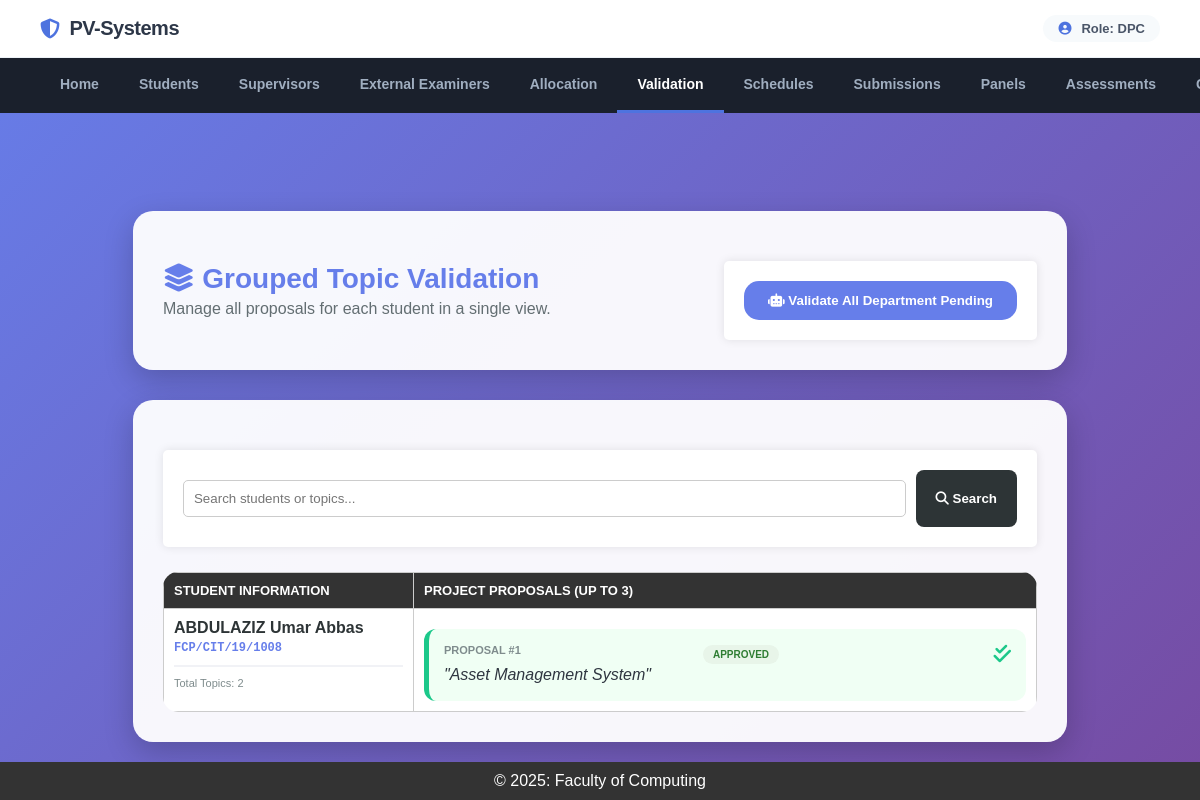
The app's page /department_project_coordinator/dpc_topic_validation.php (signed in) with its own data.
### tables this page shows
CREATE TABLE `students` (
  `id` int(11) NOT NULL,
  `reg_no` varchar(50) NOT NULL,
  `name` varchar(100) NOT NULL,
  `phone` varchar(50) NOT NULL,
  `email` varchar(60) NOT NULL,
  `faculty_id` int(11) NOT NULL,
  `department` int(11) NOT NULL,
  `first_login` tinyint(1) DEFAULT 1
);

CREATE TABLE `project_topics` (
  `id` int(11) NOT NULL,
  `topic` varchar(255) NOT NULL,
  `student_id` varchar(50) NOT NULL,
  `student_name` varchar(100) DEFAULT NULL,
  `session` varchar(50) NOT NULL,
  `status` varchar(50) DEFAULT 'pending',
  `pdf_path` varchar(255) DEFAULT NULL,
  `report_status` enum('pending','approved','rejected','not_submitted') DEFAULT 'not_submitted',
  `report_feedback` text DEFAULT NULL
);

### department_project_coordinator/dpc_topic_validation.php (the view, shortened to what this page needs)
<?php
include_once __DIR__ .'/../includes/db.php';
$stmt = $conn->prepare("SELECT department, name FROM users WHERE id = ?");
$stmt->execute([$_SESSION['user_id']]);
$user_info = $stmt->fetch(PDO::FETCH_ASSOC);
$dept_id = $user_info['department'];
$page = isset($_GET['page']) ? max(1, (int)$_GET['page']) : 1;
$limit = 10;
$offset = ($page - 1) * $limit;
$search = isset($_GET['search']) ? trim($_GET['search']) : '';
$studentQuery = "SELECT DISTINCT s.id, s.reg_no, s.name as student_name
                 FROM students s
                 JOIN project_topics pt ON s.id = pt.student_id
                 WHERE s.department = :dept";
$studentQuery .= " ORDER BY s.name ASC LIMIT :limit OFFSET :offset";
$stmt = $conn->prepare($studentQuery);
$stmt->bindValue(':dept', $dept_id);
$stmt->bindValue(':limit', $limit, PDO::PARAM_INT);
$stmt->bindValue(':offset', $offset, PDO::PARAM_INT);
$stmt->execute();
$students = $stmt->fetchAll(PDO::FETCH_ASSOC);
$all_topics = [];
if (!empty($students)) {
    $student_ids = array_column($students, 'id');
    $placeholders = str_repeat('?,', count($student_ids) - 1) . '?';
    $topicStmt = $conn->prepare("SELECT student_id, id, topic, status, pdf_path FROM project_topics WHERE student_id IN ($placeholders) ORDER BY id ASC");
    $topicStmt->execute($student_ids);
    $all_topics = $topicStmt->fetchAll(PDO::FETCH_GROUP|PDO::FETCH_ASSOC);
}
?>
<!DOCTYPE html>
<html lang="en">
<head>
    <link rel="stylesheet" href="https://cdnjs.cloudflare.com/ajax/libs/font-awesome/6.4.0/css/all.min.css">
</head>
<body>
    <?php include_once __DIR__ .'/../includes/header.php'; ?>
    </div>
    <div class="page-container">
        <div class="header-card">
            <div>
                <h1><i class="fas fa-layer-group"></i> Grouped Topic Validation</h1>
                <p style="color: #636e72; margin-top: 5px;">Manage all proposals for each student in a single view.</p>
            </div>
            <form method="POST">
                <button type="submit" name="validate_all_pending" class="btn" style="background: var(--primary); color:white; padding: 12px 24px; border-radius: 15px;">
                    <i class="fas fa-robot"></i> Validate All Department Pending
                </button>
            </form>
        </div>
        <div class="main-card">
            <form method="GET" class="search-container">
                <input type="text" name="search" class="search-input" placeholder="Search students or topics..." value="<?= htmlspecialchars($search) ?>">
                <button type="submit" class="btn" style="background: #2d3436; color:white;"><i class="fas fa-search"></i> Search</button>
            </form>
            <table>
                <thead>
                    <tr>
                        <th style="width: 250px;">Student Information</th>
                        <th>Project Proposals (Up to 3)</th>
                    </tr>
                </thead>
                <tbody>
                    <?php if (empty($students)): ?>
                        <tr><td colspan="2" style="text-align:center; padding: 60px; color: #636e72;">No student topics found.</td></tr>
                    <?php else: ?>
                        <?php foreach ($students as $s):
                            $st_topics = $all_topics[$s['id']] ?? [];
                            $hasApproved = false;
                            foreach($st_topics as $tp) if($tp['status'] === 'approved') $hasApproved = true;
                        ?>
                        <tr>
                            <td>
                                <div class="student-box">
                                    <span class="student-name"><?= htmlspecialchars($s['student_name']) ?></span>
                                    <span class="student-reg"><code><?= htmlspecialchars($s['reg_no']) ?></code></span>
                                </div>
                                <div style="font-size: 11px; color:#7f8c8d;">
                                    Total Topics: <?= count($st_topics) ?>
                                </div>
                            </td>
                            <td>
                                 <?php
                                 $display_topics = $st_topics;
                                 if ($hasApproved) {
                                     $display_topics = array_filter($st_topics, function($tp) { return $tp['status'] === 'approved'; });
                                 }
                                 foreach ($display_topics as $idx => $t): ?>
                                    <div class="topic-row <?= $t['status'] ?>">
                                        <div class="topic-content">
                                            <span style="font-weight: 700; color: #7f8c8d; font-size: 11px;">PROPOSAL #<?= $idx + 1 ?></span>
                                            <span class="topic-text">"<?= htmlspecialchars($t['topic']) ?>"</span>
                                        </div>
                                        <div style="text-align: center;">
                                            <span class="status-badge badge-<?= $t['status'] ?>"><?= $t['status'] ?></span>
                                        </div>
                                        <div style="display: flex; gap: 5px; justify-content: flex-end; align-items: start;">
                                            <?php if ($t['status'] == 'pending'): ?>
                                                <form method="POST" style="display: inline;">
                                                    <input type="hidden" name="topic_id" value="<?= $t['id'] ?>">
                                                    <button type="submit" name="validate_topic" class="btn-sm btn-check" title="Check Similarity"><i class="fas fa-shield-alt"></i></button>
                                                </form>
                                                <button type="button" onclick="handleApprove(<?= $t['id'] ?>, <?= $s['id'] ?>, '<?= addslashes(htmlspecialchars($t['topic'])) ?>')" class="btn-sm btn-approve" title="Approve"><i class="fas fa-check"></i></button>
                                                <form id="approve-form-<?= $t['id'] ?>" method="POST" style="display: none;">
                                                    <input type="hidden" name="topic_id" value="<?= $t['id'] ?>">
                                                    <input type="hidden" name="student_id" value="<?= $s['id'] ?>">
                                                    <input type="hidden" name="approve_topic" value="1">
                                                </form>
                                                <form method="POST" style="display: inline;">
                                                    <input type="hidden" name="topic_id" value="<?= $t['id'] ?>">
                                                    <button type="submit" name="reject_topic" class="btn-sm btn-reject" title="Reject"><i class="fas fa-times"></i></button>
                                                </form>
                                            <?php elseif($t['status'] == 'approved'): ?>
                                                <i class="fas fa-check-double" style="color: var(--success); font-size: 20px;" title="Selected Project"></i>
                                            <?php else: ?>
                                                <small style="color: #bdc3c7; font-weight: 700;">ARCHIVED</small>
                                            <?php endif; ?>
                                        </div>
                                    </div>
                                <?php endforeach; ?>
                            </td>
                        </tr>
                        <?php endforeach; ?>
                    <?php endif; ?>
                </tbody>
            </table>
        </div>
    </div>
    <?php include_once __DIR__ .'/../includes/footer.php'; ?>
</body>
</html>

### assets/css/styles.css (style rules this page uses)
body { font-family: Arial, sans-serif; margin: 0; padding: 0; background-color: #f4f4f4; display: flex; flex-direction: column; min-height: 100vh; }
form { background-color: #fff; padding: 20px; border-radius: 5px; box-shadow: 0 0 10px rgba(0, 0, 0, 0.1); margin-top: 20px; }
form input[type="text"], form input[type="password"], form textarea, form select { width: 100%; padding: 10px; margin: 10px 0; border: 1px solid #ccc; border-radius: 5px; }
form button { background-color: #333; color: #fff; padding: 10px 20px; border: none; border-radius: 5px; cursor: pointer; }
table { width: 100%; border-collapse: collapse; margin-top: 20px; }
table th, table td { padding: 10px; border: 1px solid #ccc; text-align: left; }
table th { background-color: #333; color: #fff; }

### department_project_coordinator/dpc_topic_validation.php (style rules this page uses)
:root { --primary: #667eea; --secondary: #764ba2; --success: #1cc88a; --danger: #e74a3b; --info: #36b9cc; --glass: rgba(255, 255, 255, 0.95); }
* { box-sizing: border-box; margin: 0; padding: 0; }
body { font-family: 'Segoe UI', sans-serif; background: linear-gradient(135deg, #667eea 0%, #764ba2 100%); min-height: 100vh; padding-bottom: 50px; }
.page-container { max-width: 1400px; margin: 0 auto; padding: 20px; }
.header-card { background: var(--glass); padding: 30px; border-radius: 20px; box-shadow: 0 10px 30px rgba(0,0,0,0.2); margin-bottom: 30px; display: flex; justify-content: space-between; align-items: center; flex-wrap: wrap; gap: 20px; }
.header-card h1 { color: var(--primary); font-size: 28px; }
.main-card { background: var(--glass); padding: 30px; border-radius: 20px; box-shadow: 0 10px 30px rgba(0,0,0,0.2); }
.search-container { display: flex; gap: 10px; margin-bottom: 25px; }
.search-input { flex: 1; padding: 14px; border: 2px solid #eee; border-radius: 12px; outline: none; transition: 0.3s; }
table { width: 100%; border-collapse: collapse; background: white; border-radius: 15px; overflow: hidden; }
th { background: #f8faff; padding: 18px; text-align: left; color: #747d8c; font-size: 13px; text-transform: uppercase; }
td { padding: 20px; border-bottom: 1px solid #eee; vertical-align: top; }
.student-box { border-bottom: 2px solid #f1f2f6; padding-bottom: 10px; margin-bottom: 10px; }
.student-name { font-weight: 700; color: #2d3436; font-size: 16px; display: block; }
.student-reg { color: var(--primary); font-size: 12px; font-weight: 600; }
.topic-row { display: grid; grid-template-columns: 1fr 140px 180px; gap: 20px; padding: 15px; background: #fbfbfc; border-radius: 12px; margin-top: 10px; border-left: 5px solid #dcdde1; transition: 0.2s; }
.topic-row.approved { border-left-color: var(--success); background: #f0fff4; }
.topic-content { display: flex; flex-direction: column; gap: 8px; }
.topic-text { font-style: italic; color: #2f3640; line-height: 1.4; }
.status-badge { font-size: 10px; font-weight: 700; text-transform: uppercase; padding: 4px 10px; border-radius: 12px; display: inline-block; }
.badge-approved { background: #e8f5e9; color: #2e7d32; }
.btn { padding: 10px 20px; border: none; border-radius: 8px; font-weight: 600; cursor: pointer; transition: 0.3s; color: white; }

### records on screen
students: name "ABDULAZIZ Umar Abbas", reg_no "FCP/CIT/19/1008", id "2"
project_topics: topic "Asset Management System", status "APPROVED"

### other values on screen
$_SESSION['role'] "DPC"
